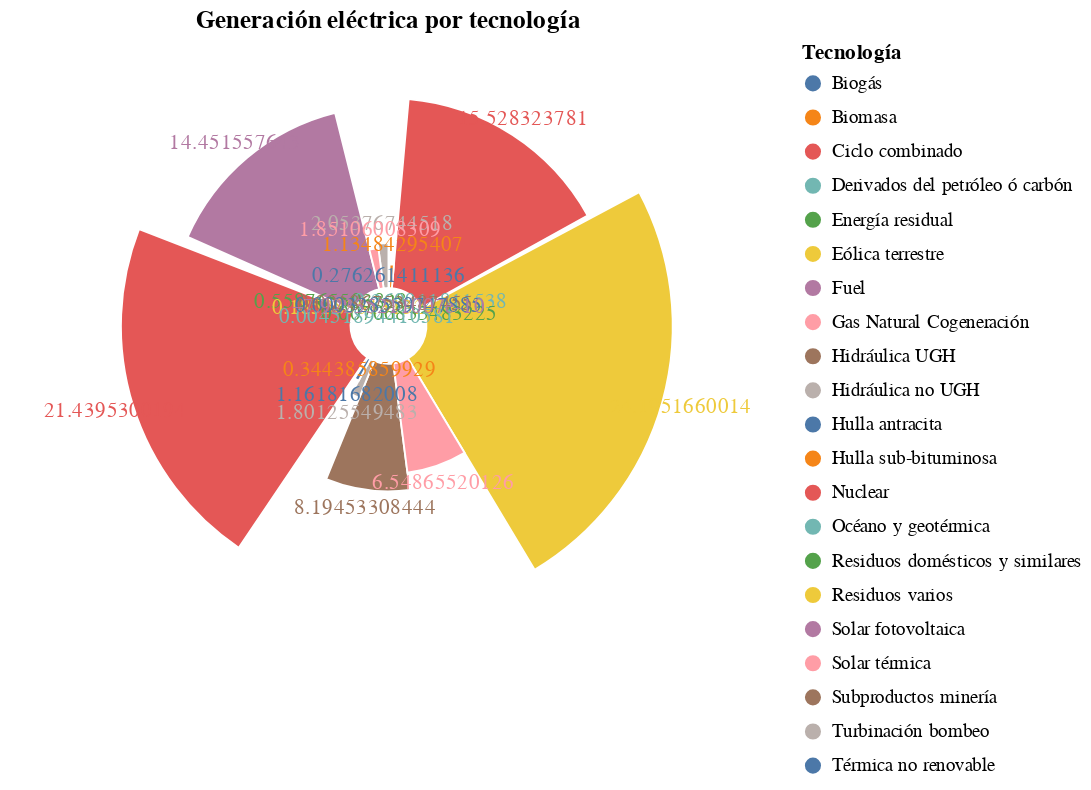

Notebook source saved alongside this figure:
### Code cell
selection = alt.selection_point(fields=['name'], bind='legend')

base = alt.Chart(df_aux).encode(
    alt.Theta("value:Q", sort=df_aux['name'].to_list()).stack(True),
    alt.Radius("value").scale(type="sqrt", zero=True),
    color=alt.Color("name:N", title='Tecnología'),
    #color="name:N",
    opacity=alt.condition(selection, alt.value(1), alt.value(0.2))
).add_params(selection
).properties(
title='Generación eléctrica por tecnología',
width=400,
height=300)

c1 = base.mark_arc(innerRadius=20, stroke="#fff")

c2 = base.mark_text(radiusOffset=10).encode(text="value_normalized")

c1 + c2

### Figure 1 — Vega-Lite specification as saved in the notebook (floating-point values rounded to 4 significant figures)
{"config": {"view": {"continuousWidth": 300, "continuousHeight": 300}}, "layer": [{"mark": {"type": "arc", "innerRadius": 20, "stroke": "#fff"}, "encoding": {"color": {"field": "name", "title": "Tecnología", "type": "nominal"}, "opacity": {"condition": {"param": "param_428", "value": 1}, "value": 0.2}, "radius": {"field": "value", "scale": {"type": "sqrt", "zero": true}, "type": "quantitative"}, "theta": {"field": "value", "sort": ["Eólica terrestre", "Nuclear", "Ciclo combinado", "Solar fotovoltaica", "Hidráulica UGH", "Gas Natural Cogeneración", "Turbinación bombeo", "Solar térmica", "Hidráulica no UGH", "Hulla antracita", "Biomasa", "Residuos domésticos y similares", "Hulla sub-bituminosa", "Biogás", "Derivados del petróleo ó carbón", "Residuos varios", "Energía residual", "Océano y geotérmica", "Subproductos minería", "Térmica no renovable", "Fuel"], "stack": true, "type": "quantitative"}}, "name": "view_1", "title": "Generación eléctrica por tecnología"}, {"mark": {"type": "text", "radiusOffset": 10}, "encoding": {"color": {"field": "name", "title": "Tecnología", "type": "nominal"}, "opacity": {"condition": {"param": "param_428", "value": 1}, "value": 0.2}, "radius": {"field": "value", "scale": {"type": "sqrt", "zero": true}, "type": "quantitative"}, "text": {"field": "value_normalized", "type": "quantitative"}, "theta": {"field": "value", "sort": ["Eólica terrestre", "Nuclear", "Ciclo combinado", "Solar fotovoltaica", "Hidráulica UGH", "Gas Natural Cogeneración", "Turbinación bombeo", "Solar térmica", "Hidráulica no UGH", "Hulla antracita", "Biomasa", "Residuos domésticos y similares", "Hulla sub-bituminosa", "Biogás", "Derivados del petróleo ó carbón", "Residuos varios", "Energía residual", "Océano y geotérmica", "Subproductos minería", "Térmica no renovable", "Fuel"], "stack": true, "type": "quantitative"}}, "title": "Generación eléctrica por tecnología"}], "data": {"name": "data-621c8610c3adc1487f8e64a87f1cf251"}, "height": 300, "params": [{"name": "param_428", "select": {"type": "point", "fields": ["name"]}, "bind": "legend", "views": ["view_1"]}], "width": 400, "$schema": "https://vega.github.io/schema/vega-lite/v5.20.1.json", "datasets": {"data-621c8610c3adc1487f8e64a87f1cf251": [{"name": "Eólica terrestre", "value": 61080000.0, "value_normalized": 24.2}, {"name": "Nuclear", "value": 54120000.0, "value_normalized": 21.44}, {"name": "Ciclo combinado", "value": 39200000.0, "value_normalized": 15.53}, {"name": "Solar fotovoltaica", "value": 36480000.0, "value_normalized": 14.45}, {"name": "Hidráulica UGH", "value": 20690000.0, "value_normalized": 8.195}, {"name": "Gas Natural Cogeneración", "value": 16530000.0, "value_normalized": 6.549}, {"name": "Turbinación bombeo", "value": 5185000.0, "value_normalized": 2.054}, {"name": "Solar térmica", "value": 4673000.0, "value_normalized": 1.851}, {"name": "Hidráulica no UGH", "value": 4547000.0, "value_normalized": 1.801}, {"name": "Hulla antracita", "value": 2933000.0, "value_normalized": 1.162}, {"name": "Biomasa", "value": 2865000.0, "value_normalized": 1.135}, {"name": "Residuos domésticos y similares", "value": 1411000.0, "value_normalized": 0.5588}, {"name": "Hulla sub-bituminosa", "value": 869400.0, "value_normalized": 0.3444}, {"name": "Biogás", "value": 697400.0, "value_normalized": 0.2763}, {"name": "Derivados del petróleo ó carbón", "value": 658700.0, "value_normalized": 0.2609}, {"name": "Residuos varios", "value": 468000.0, "value_normalized": 0.1854}, {"name": "Energía residual", "value": 17840.0, "value_normalized": 0.007068}, {"name": "Océano y geotérmica", "value": 11410.0, "value_normalized": 0.004519}, {"name": "Subproductos minería", "value": 4715.0, "value_normalized": 0.001868}, {"name": "Térmica no renovable", "value": 829.5, "value_normalized": 0.0003286}, {"name": "Fuel", "value": -0.002, "value_normalized": -7.922e-10}]}}
